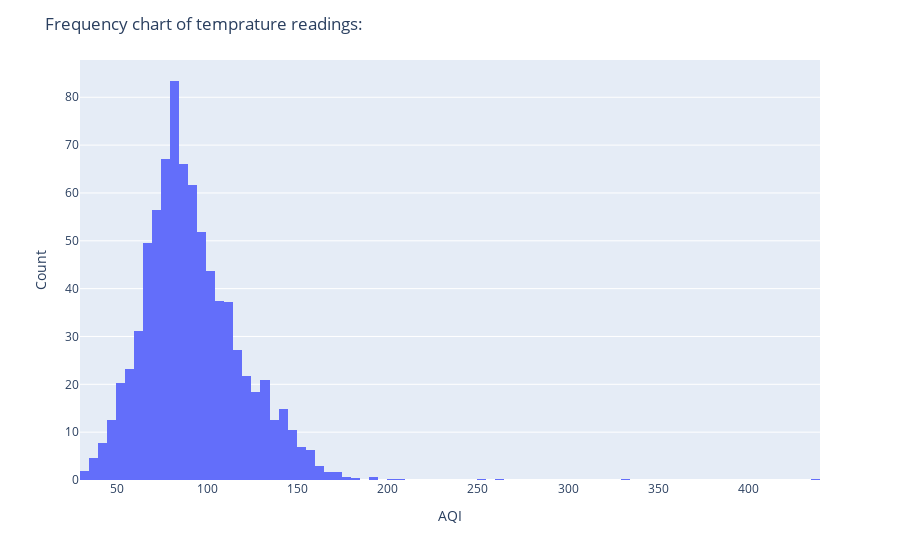

The notebook cell saved with this chart:
### Code cell
#histogram of AQI of days
fig = px.histogram(x=df['AQI'], nbins=200, histnorm='density')
fig.update_layout(title='Frequency chart of temprature readings:',
                 xaxis_title='AQI', yaxis_title='Count')

### Figure 1 — Plotly figure (JSON) as saved in the notebook; plotly's stock layout.template omitted (floating-point values rounded to 4 significant figures; data arrays with more than 128 entries replaced by an {"elided": "..."} marker saying what was removed)
{"data": [{"alignmentgroup": "True", "bingroup": "x", "histnorm": "density", "hovertemplate": "x=%{x}<br>density=%{y}<extra></extra>", "legendgroup": "", "marker": {"color": "#636efa", "pattern": {"shape": ""}}, "name": "", "nbinsx": 200, "offsetgroup": "", "orientation": "v", "showlegend": false, "type": "histogram", "x": {"elided": "4018 int values"}, "xaxis": "x", "yaxis": "y"}], "layout": {"autosize": true, "barmode": "relative", "legend": {"tracegroupgap": 0}, "margin": {"t": 60}, "title": {"text": "Frequency chart of temprature readings:"}, "xaxis": {"anchor": "y", "autorange": true, "domain": [0, 1], "range": [29.5, 439.5], "title": {"text": "AQI"}, "type": "linear"}, "yaxis": {"anchor": "x", "autorange": true, "domain": [0, 1], "range": [0, 87.79], "title": {"text": "Count"}}}}
